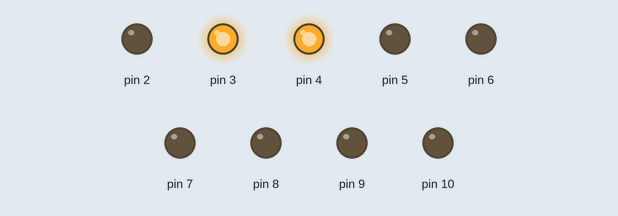
Bench run of a sketch on a simulated Arduino Uno, built with avr-gcc and run on an emulated ATmega328P. Shown: output pins drawn as LEDs (lit = HIGH).

Above: at 0.5 s.
At 2.5 s:
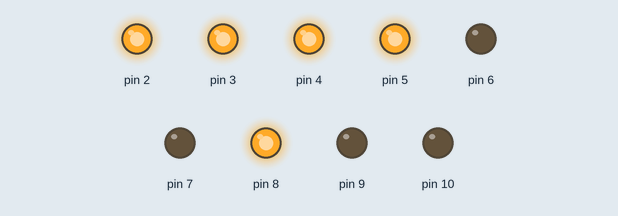
At 3.5 s:
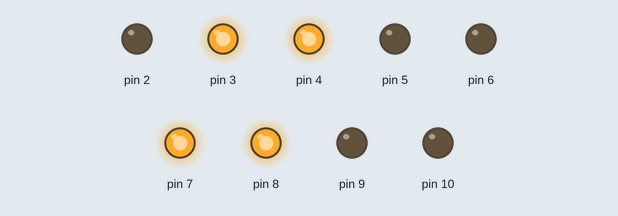
At 4.5 s:
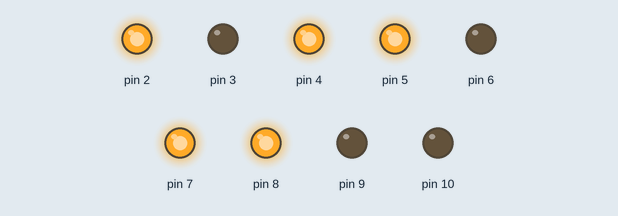
At 6.5 s:
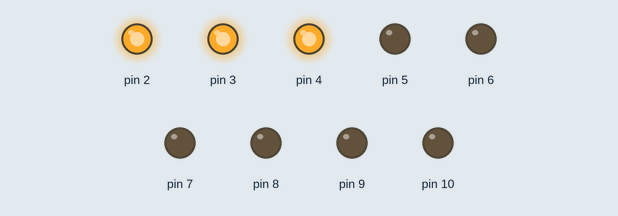
At 8.5 s:
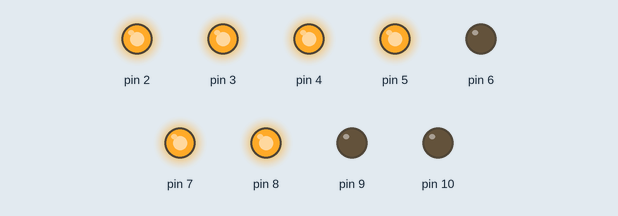
Timing chart, 0 to 10.4 s (numbered marks = the images above):
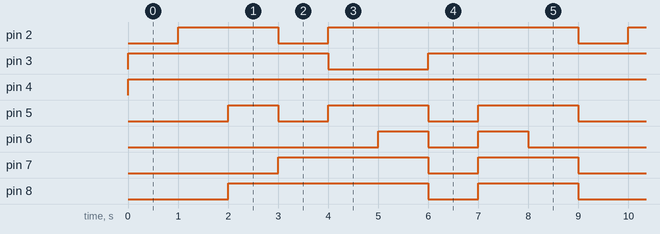

The sketch:

Nia-V4.ino
```cpp
int Count[9][7] = {
{0,1,1,0,0,0,0},
{1,1,0,1,1,0,1},
{1,1,1,1,0,0,1},
{0,1,1,0,0,1,1},
{1,0,1,1,0,1,1},
{1,0,1,1,1,1,1},
{1,1,1,0,0,0,0},
{1,1,1,1,1,1,1},
{1,1,1,1,0,1,1}
};

void setup(){
  Serial.begin(9600);
   for(int k = 2; k<=10; k++){
    pinMode(k, OUTPUT);
   }
  }


void loop (){
One();
Two();
Thr();
For();
Fiv();
Six();
Svn();
Eht();
Nin();
}
void One(){
   for(int c = 0; c<7; c++){
       int z = Count[0][c];
      digitalWrite(c+2, z);
      }
    delay(1000);
    }
    void Two(){
   for(int c = 0; c<1; c++){
       int z = Count[2][c];
      digitalWrite(c+2, z);
      }
    delay(1000);
    }
    void Thr(){
   for(int c = 0; c<7; c++){
       int z = Count[2][c];
      digitalWrite(c+2, z);
      }
    delay(1000);
    }
    void For(){
   for(int c = 0; c<7; c++){
       int z = Count[3][c];
      digitalWrite(c+2, z);
      }
    delay(1000);
    }
    void Fiv(){
   for(int c = 0; c<7; c++){
       int z = Count[4][c];
      digitalWrite(c+2, z);
      }
    delay(1000);
    }
    void Six(){
   for(int c = 0; c<7; c++){
       int z = Count[5][c];
      digitalWrite(c+2, z);
      }
    delay(1000);
    }
    void Svn(){
   for(int c = 0; c<7; c++){
       int z = Count[6][c];
      digitalWrite(c+2, z);
      }
    delay(1000);
    }
    void Eht(){
   for(int c = 0; c<7; c++){
       int z = Count[7][c];
      digitalWrite(c+2, z);
      }
    delay(1000);
    }
    void Nin(){
   for(int c = 0; c<7; c++){
       int z = Count[8][c];
      digitalWrite(c+2, z);
      }
    delay(1000);
    }
```

Measured:
- by itself, pin 2: repeats every 9.0 s: LOW 1.0 s, HIGH 5.0 s, LOW 1.0 s, HIGH 2.0 s
- by itself, pin 3: repeats every 9.0 s: LOW 2.0 s, HIGH 7.0 s
- by itself, pin 4: LOW → HIGH at 0.00 s
- by itself, pin 5: repeats every 9.0 s: 2 × (LOW 1.0 s, HIGH 2.0 s), LOW 2.0 s, HIGH 1.0 s
- by itself, pin 6: repeats every 9.0 s: LOW 1.0 s, HIGH 1.0 s, LOW 6.0 s, HIGH 1.0 s
- by itself, pin 7: repeats every 9.0 s: LOW 1.0 s, HIGH 2.0 s, LOW 3.0 s, HIGH 3.0 s
- by itself, pin 8: repeats every 9.0 s: LOW 1.0 s, HIGH 2.0 s, LOW 2.0 s, HIGH 4.0 s
